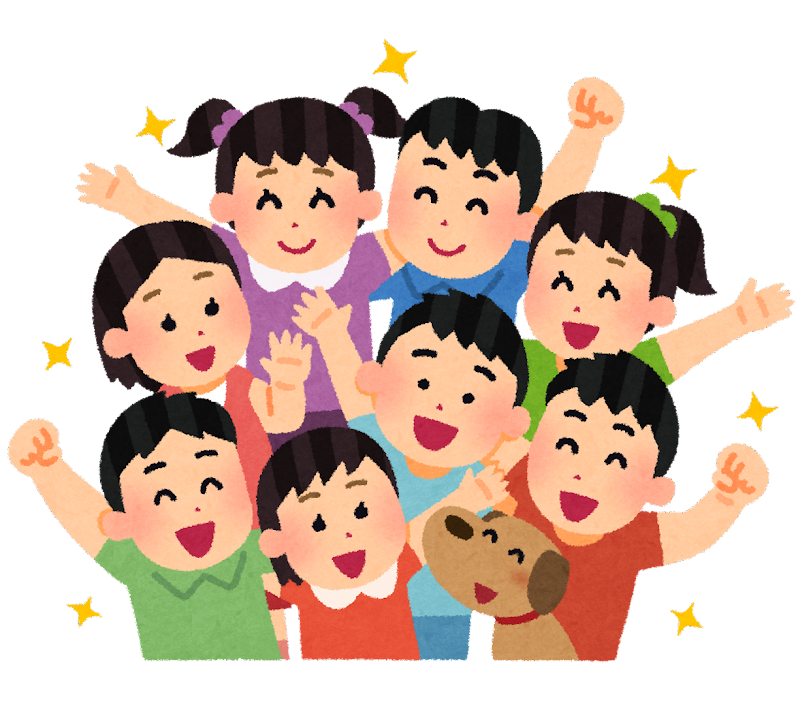
#> input picture images/example.png, 800 x 718 px, found by its file name
$ python main.py images/example.png
#> lines starting #> are read from the running program, lines starting #| are printed output that depends on the picture
import os
import sys
import re
from datetime import datetime
from PIL import Image

IMAGES_PATH = "./images"
DOWNLOADS_PATH = "./downloads"
ASCII_CHARS = "@%#*+=-:. "


def main() -> None:
    image_filename = sys.argv[1]
    ascii_art = generate_ascii_art(f"{IMAGES_PATH}/{image_filename}")
    file_path = create_text_file(ascii_art, image_filename)
    print("ASCII art saved to", file_path)

    return


def generate_ascii_art(image_path: str) -> str:
#> called with image_path = './images/images/example.png'
    try:
        image = Image.open(image_path).convert("L")
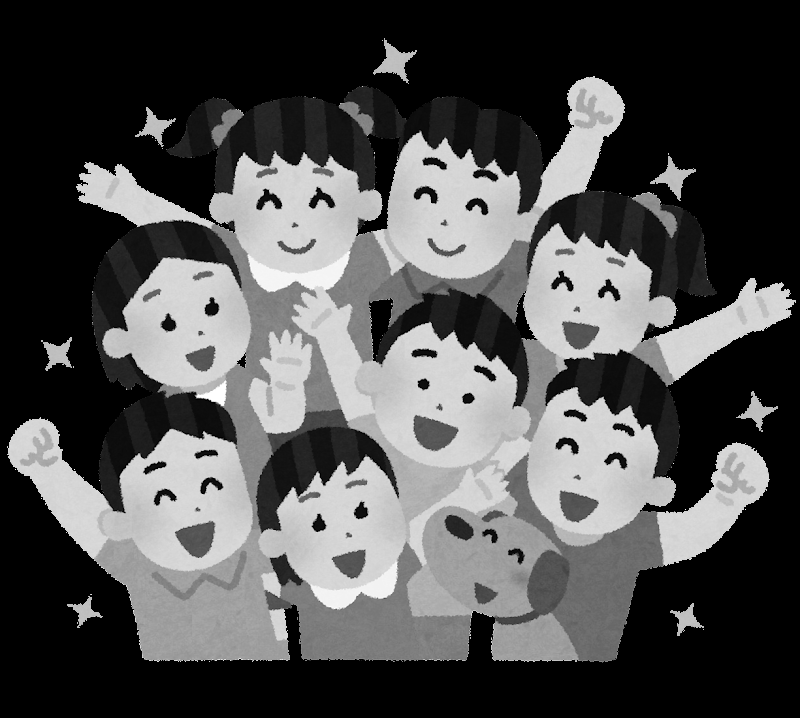
#> image: PIL image 800x718 L; min 0, max 255, mean 79.6
    except FileNotFoundError:
        print("The file does not exist.")
        exit(1)

    width, height = image.size
#> width = 800; height = 718

    ascii_art = ""
    for y in range(height):
        for x in range(width):
            brightness = 255 - image.getpixel((x, y))

            char_index = int(brightness / 256 * len(ASCII_CHARS))
            ascii_char = ASCII_CHARS[char_index]

            ascii_art += ascii_char

        ascii_art += "\n"

    return ascii_art


def create_text_file(text: str, filename: str) -> None:
    os.makedirs(DOWNLOADS_PATH, exist_ok=True)

    current_time = datetime.now()
    formatted_time = current_time.strftime("%Y%m%d%H%M%S")
    formatted_filename = re.sub(r"\.[^.]*$", "", filename)
    file_path = f"{DOWNLOADS_PATH}/{formatted_filename}_{formatted_time}.txt"

    with open(file_path, "w") as file:
        file.write(text)

    return file_path


if __name__ == '__main__':
    main()
#| ASCII art saved to ./downloads/images/example_20261205144900.txt
